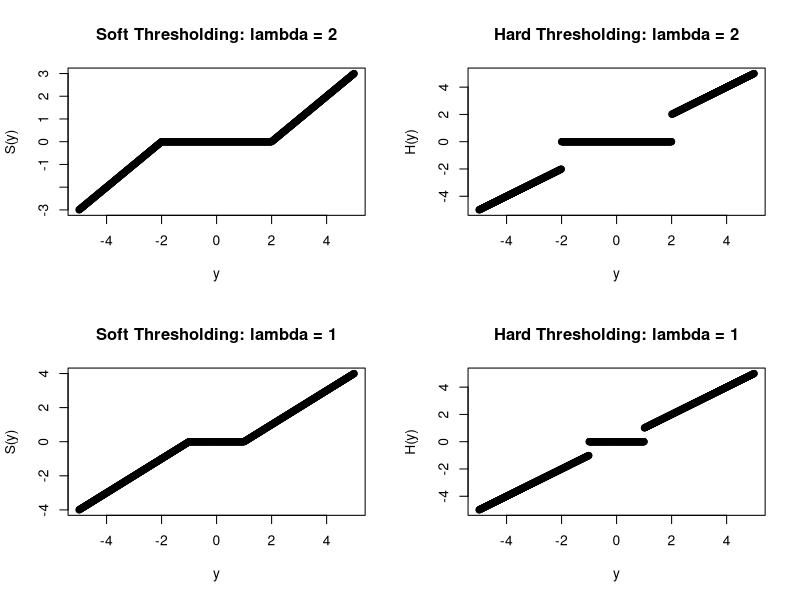
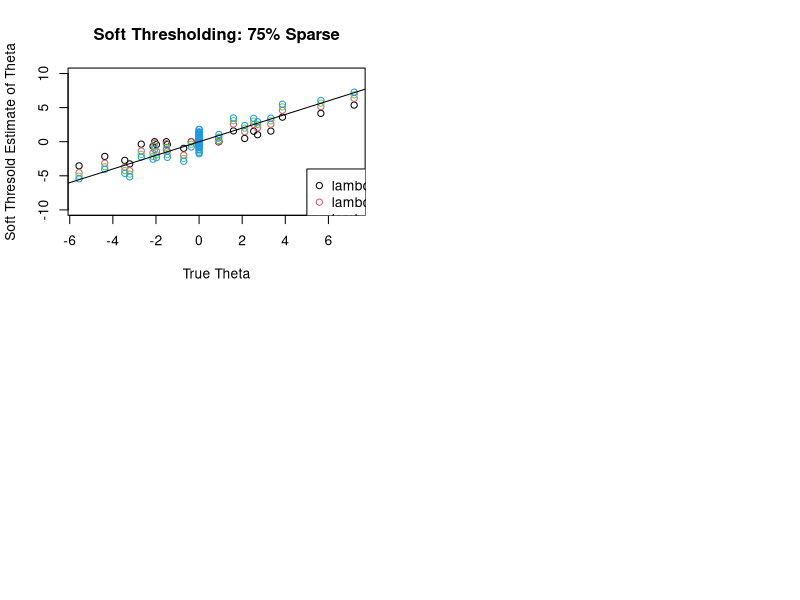

Write R code to recreate these figures, in order. (Note: this script raises an error after producing the figures.)
########################
######## Part A ########
########################

Sy <- function(lambda,y){ifelse((abs(y)-lambda) < 0,0,sign(y)*(abs(y)-lambda))}
Hy <- function(lambda,y){ifelse(abs(y) > lambda,y,0)}

vals <- seq(-5,5,.01)

par(mfrow=c(2,2))
plot(vals,Sy(2,vals),main='Soft Thresholding: lambda = 2',xlab='y',ylab='S(y)')
plot(vals,Hy(2,vals),main='Hard Thresholding: lambda = 2',xlab='y',ylab='H(y)')
plot(vals,Sy(1,vals),main='Soft Thresholding: lambda = 1',xlab='y',ylab='S(y)')
plot(vals,Hy(1,vals),main='Hard Thresholding: lambda = 1',xlab='y',ylab='H(y)')

########################
######## Part B ########
########################

N <- 100
j <- 0.25

thetas <- rnorm(N,0,5)*rbinom(N,1,j)
sigmas <- rgamma(N,1)

zs <- rnorm(N,thetas,sqrt(sigmas))

plot(thetas,Sy(2,zs),ylab='Soft Thresold Estimate of Theta',xlab='True Theta',main='Soft Thresholding: 75% Sparse',ylim=c(-10,10))
points(thetas,Sy(1,zs),col=2)
points(thetas,Sy(.5,zs),col=3)
points(thetas,Sy(.1,zs),col=4)
abline(0,1)
legend(5,-4,c('lambda = 2','lambda = 1','lambda = 0.5','lambda = 0.1'),pch=1,col=1:4)

lambdas <- seq(0,5,.1)
MSES     <- NULL

sparsity <- c(0.5,0.4,0.3,0.2)

for (j in 1:length(sparsity)){
	thetas <- rnorm(N,0,5)*rbinom(N,1,sparsity[j])
	zs <- rnorm(N,thetas,sqrt(sigmas))<-
	MSE     <- NULL
	for (i in 1:length(lambdas)){
		MSE <- c(MSE,mean((thetas-Sy(lambdas[i],zs))^2)) 
	}
	MSES <- rbind(MSES,MSE)
}

plot(lambdas,MSES[1,],type='l',ylim=c(min(MSES),max(MSES)),xlab='Lambda',ylab='MSE',main='Plots of MSE for Varying Levels of Sparsity')

for(i in 2:4){
	points(lambdas,MSES[i,],type='l',col=i)
}

legend(0,6,c('0.5','0.6','0.7','0.8'),lty=1,col=1:4)

